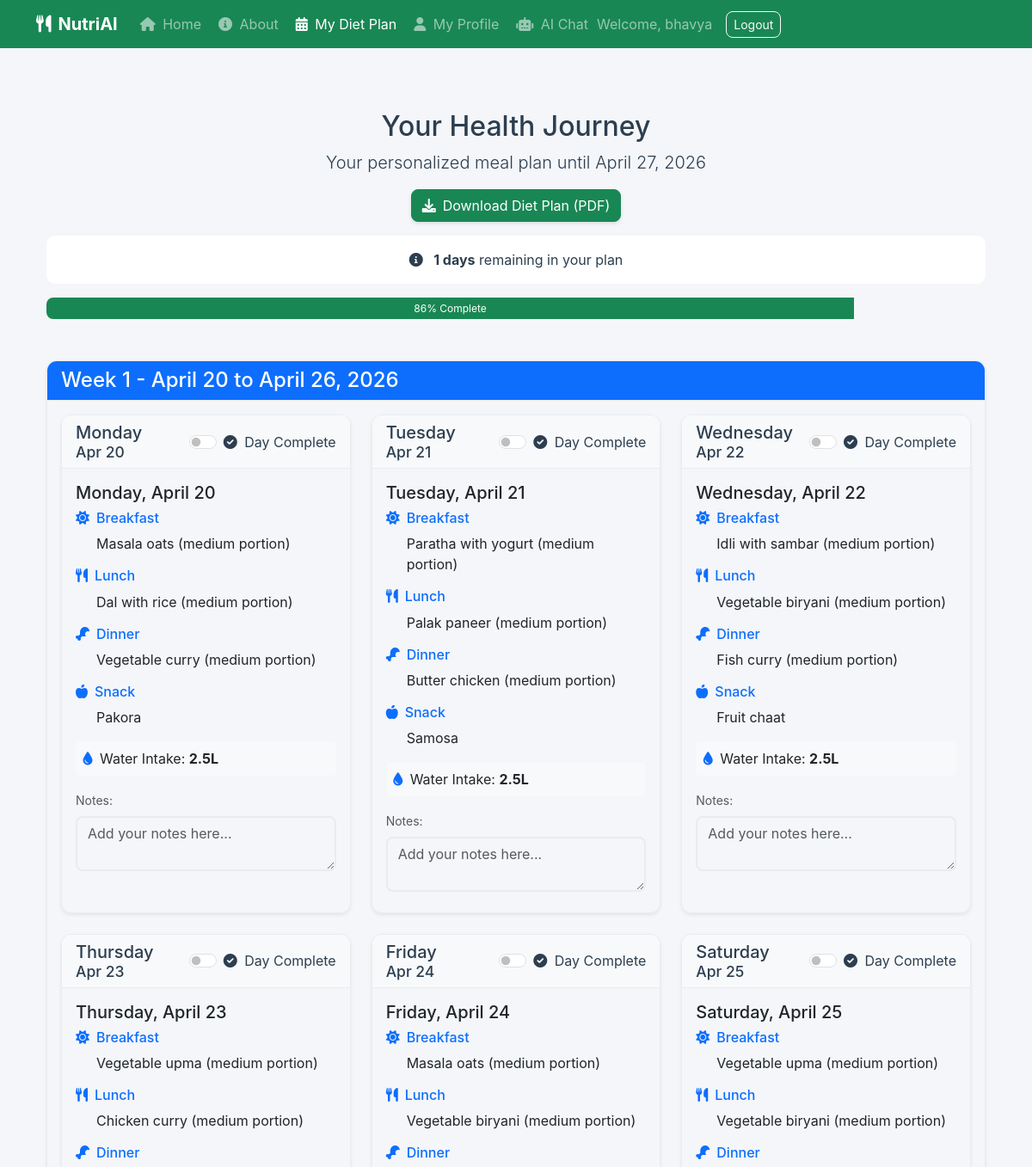
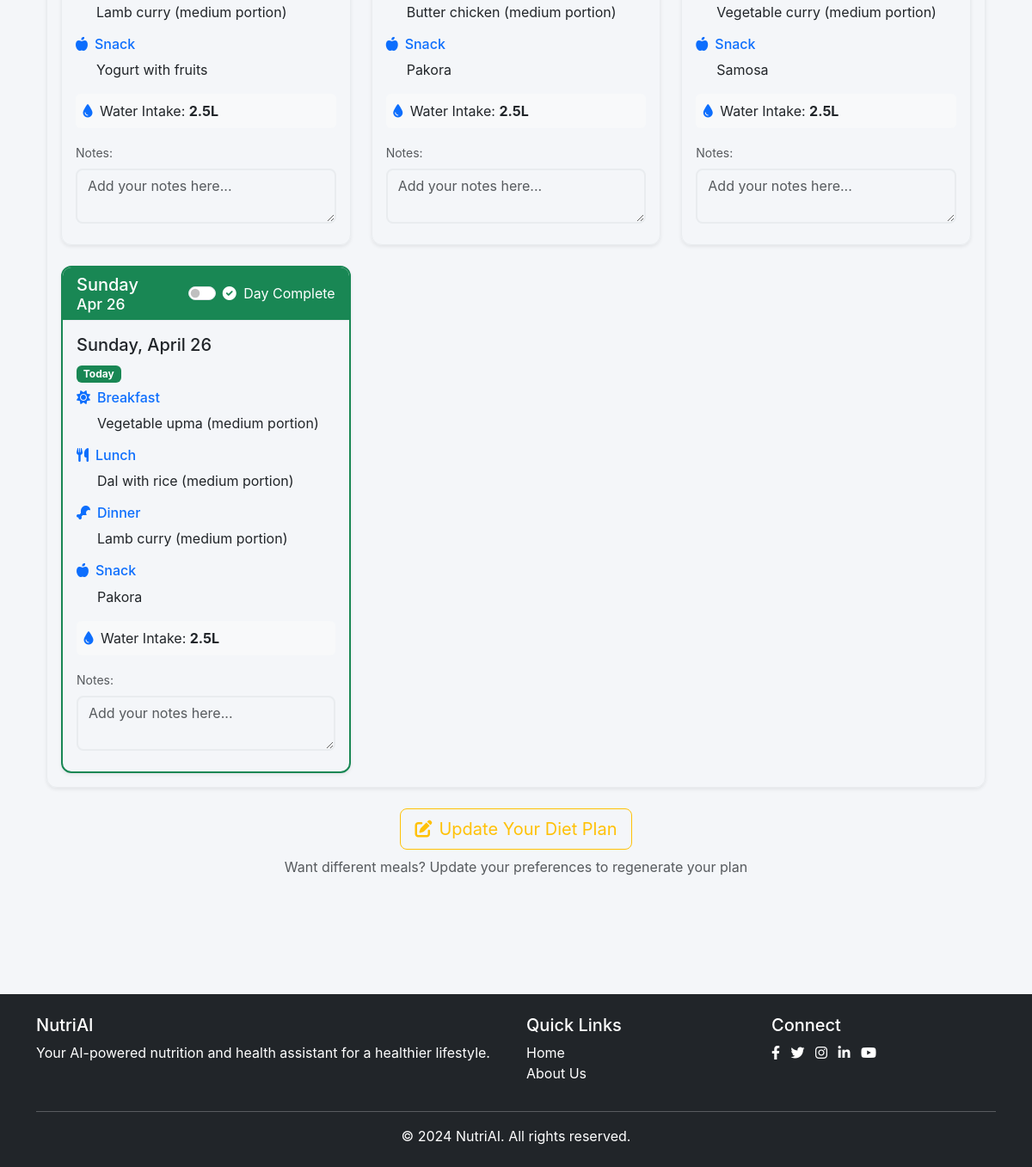
The app's page /health-calendar/5 (signed in) with its own data (2 pictures, top to bottom).
### app.py (models this page shows)
class User(UserMixin, db.Model):
    id = db.Column(db.Integer, primary_key=True)
    username = db.Column(db.String(80), unique=True, nullable=False)
    email = db.Column(db.String(120), unique=True, nullable=False)
    password = db.Column(db.String(200), nullable=False)
    is_admin = db.Column(db.Boolean, default=False)
    dietary_restrictions = db.Column(db.Text, nullable=True)
    health_conditions = db.Column(db.Text, nullable=True)
    profile_image = db.Column(db.String(200), default='images/profile-placeholder.png')
    health_assessments = db.relationship('HealthAssessment', backref='user', lazy=True)
    chats = db.relationship('Chat', backref='user', lazy=True)

class DailyMealPlan(db.Model):
    id = db.Column(db.Integer, primary_key=True)
    assessment_id = db.Column(db.Integer, db.ForeignKey('health_assessment.id'), nullable=False)
    date = db.Column(db.Date, nullable=False)
    meals = db.Column(db.JSON)
    completed = db.Column(db.Boolean, default=False)
    notes = db.Column(db.Text)

### app.py (the view, shortened to what this page needs)
@app.route("/health-calendar/<int:assessment_id>")
@login_required
def health_calendar(assessment_id):
    assessment = HealthAssessment.query.get_or_404(assessment_id)
    if assessment.user_id != current_user.id:
        abort(403)
    target_date = assessment.date + timedelta(weeks=1)
    days_remaining = (target_date.date() - datetime.utcnow().date()).days
    daily_plans = DailyMealPlan.query.filter_by(
        assessment_id=assessment_id
    ).order_by(DailyMealPlan.date).limit(7).all()
    weekly_plans = {}
    for plan in daily_plans:
        week_number = (plan.date - assessment.date.date()).days // 7 + 1
        if week_number not in weekly_plans:
            weekly_plans[week_number] = []
        weekly_plans[week_number].append(plan)
    return render_template(
        'health_calendar.html',
        assessment=assessment,
        weekly_plans=weekly_plans,
        target_date=target_date.date(),
        days_remaining=days_remaining,
        today=datetime.utcnow().date(),
        progress_percent=round((7 - days_remaining) / 7 * 100) if days_remaining <= 7 else 100
    )

### app.py (called while the page is built)
@login_manager.user_loader
def load_user(user_id):
    return User.query.get(int(user_id))

@app.context_processor
def inject_now():
    return {'now': datetime.utcnow()}

### templates/health_calendar.html (shortened to what this page needs)
{% extends "base.html" %}
{% block content %}
<div class="container py-5">
    <div class="row mb-4">
        <div class="col-12 text-center">
            <h2>Your Health Journey</h2>
            <p class="lead">Your personalized meal plan until {{ target_date.strftime('%B %d, %Y') }}</p>
            <div class="mb-3">
                <a href="{{ url_for('download_diet_plan', assessment_id=assessment.id) }}" class="btn btn-success"
                    download>
                    <i class="fas fa-download me-2"></i>Download Diet Plan (PDF)
                </a>
            </div>
            <div class="alert alert-info">
                <i class="fas fa-info-circle me-2"></i>
                <strong>{{ days_remaining }} days</strong> remaining in your plan
            </div>
            <div class="progress mb-4" style="height: 25px;">
                <div class="progress-bar bg-success progress-bar-striped progress-bar-animated" role="progressbar"
                    style="width: {{ progress_percent }}%;" aria-valuenow="{{ progress_percent }}" aria-valuemin="0"
                    aria-valuemax="100">
                    {{ progress_percent }}% Complete
                </div>
            </div>
        </div>
    </div>
    {% for week_num, week_plans in weekly_plans.items() %}
    <div class="card mb-4 shadow-sm">
        <div class="card-header bg-primary text-white">
            <h4 class="mb-0">Week {{ week_num }} - {{ week_plans[0].date.strftime('%B %d') }} to {{
                week_plans[-1].date.strftime('%B %d, %Y') }}</h4>
        </div>
        <div class="card-body">
            <div class="row g-4">
                {% for plan in week_plans %}
                <div class="col-12 col-md-6 col-lg-4">
                    <div class="card h-100 shadow-sm {% if plan.date == today %}border-success border-2{% endif %}">
                        <div
                            class="card-header {% if plan.date == today %}bg-success text-white{% else %}bg-light{% endif %}">
                            <div class="d-flex justify-content-between align-items-center">
                                <h5 class="mb-0">
                                    {{ plan.date.strftime('%A') }}
                                    <small class="d-block">{{ plan.date.strftime('%b %d') }}</small>
                                </h5>
                                <div class="form-check form-switch mb-0">
                                    <input class="form-check-input plan-completed" type="checkbox"
                                        data-plan-id="{{ plan.id }}" id="completed-{{ plan.id }}" >
                                    <label class="form-check-label" for="completed-{{ plan.id }}">
                                        <i class="fas fa-check-circle me-1"></i> Day Complete
                                    </label>
                                </div>
                            </div>
                        </div>
                        <div class="card-body">
                            <h5 class="card-title">{{ plan.date.strftime('%A, %B %d') }}</h5>
                            {% if plan.date == today %}
                            <span class="badge bg-success mb-2">Today</span>
                            {% endif %}
                            <div class="mb-3">
                                <h6 class="text-primary"><i class="fas fa-sun me-2"></i>Breakfast</h6>
                                <p class="ms-4">{{ plan.meals.breakfast }}</p>
                                <h6 class="text-primary mt-3"><i class="fas fa-utensils me-2"></i>Lunch</h6>
                                <p class="ms-4">{{ plan.meals.lunch }}</p>
                                <h6 class="text-primary mt-3"><i class="fas fa-drumstick-bite me-2"></i>Dinner</h6>
                                <p class="ms-4">{{ plan.meals.dinner }}</p>
                                <h6 class="text-primary mt-3"><i class="fas fa-apple-alt me-2"></i>Snack</h6>
                                <p class="ms-4">{{ plan.meals.snack }}</p>
                                <div class="mt-3 p-2 bg-light rounded d-flex align-items-center">
                                    <i class="fas fa-tint text-primary me-2"></i>
                                    <span>Water Intake: <strong>{{ plan.meals.water_intake }}</strong></span>
                                </div>
                            </div>
                            <div class="mb-2">
                                <label for="notes-{{ plan.id }}" class="form-label small text-muted">Notes:</label>
                                <textarea class="form-control notes-textarea" id="notes-{{ plan.id }}"
                                    data-plan-id="{{ plan.id }}" rows="2"
                                    placeholder="Add your notes here...">{{ plan.notes or '' }}</textarea>
                            </div>
                        </div>
                    </div>
                </div>
                {% endfor %}
            </div>
        </div>
    </div>
    {% endfor %}
    <div class="row mt-4">
        <div class="col-12 text-center">
            <a href="{{ url_for('health_assessment') }}" class="btn btn-outline-warning btn-lg">
                <i class="fas fa-edit me-2"></i>Update Your Diet Plan
            </a>
            <p class="text-muted mt-2">Want different meals? Update your preferences to regenerate your plan</p>
        </div>
    </div>
</div>
<div class="position-fixed bottom-0 end-0 p-3" style="z-index: 11;">
</div>
{% endblock %}

### templates/base.html (shortened to what this page needs)
<!DOCTYPE html>
<html lang="en">
<head>
    <link href="https://cdn.jsdelivr.net/npm/bootstrap@5.3.0/dist/css/bootstrap.min.css" rel="stylesheet">
    <link rel="stylesheet" href="https://cdnjs.cloudflare.com/ajax/libs/font-awesome/6.0.0/css/all.min.css">
</head>
<body>
    <nav class="navbar navbar-expand-lg navbar-dark bg-success sticky-top">
        <div class="container">
            <div class="d-flex justify-content-between align-items-center">
                <a class="navbar-brand fw-bold" href="{{ url_for('home') }}">
                    <i class="fas fa-utensils me-2"></i>NutriAI
                </a>
                <div class="collapse navbar-collapse" id="navbarNav">
                    <ul class="navbar-nav">
                        <li class="nav-item">
                            <a class="nav-link {% if request.endpoint == 'home' %}active{% endif %}"
                                href="{{ url_for('home') }}">
                                <i class="fas fa-home me-1"></i> Home
                            </a>
                        </li>
                        <li class="nav-item">
                            <a class="nav-link {% if request.endpoint == 'about' %}active{% endif %}"
                                href="{{ url_for('about') }}">
                                <i class="fas fa-info-circle me-1"></i> About
                            </a>
                        </li>
                        {% if current_user.is_authenticated %}
                        <li class="nav-item">
                            {% set latest_assessment = current_user.health_assessments|sort(attribute='date',
                            reverse=true)|first %}
                            {% set has_active_assessment = latest_assessment and (now - latest_assessment.date).days <=
                                56 %} <a
                                class="nav-link {% if request.endpoint in ['health_assessment', 'health_calendar'] %}active{% endif %}"
                                href="{{ url_for('health_calendar', assessment_id=latest_assessment.id) if has_active_assessment else url_for('health_assessment') }}">
                                <i class="fas fa-calendar-alt me-1"></i>
                                {{ 'My Diet Plan' if has_active_assessment else 'Health Assessment' }}
                                </a>
                        </li>
                        <li class="nav-item">
                            <a class="nav-link {% if request.endpoint == 'profile' %}active{% endif %}"
                                href="{{ url_for('profile') }}">
                                <i class="fas fa-user me-1"></i> My Profile
                            </a>
                        </li>
                        <li class="nav-item">
                            <a class="nav-link {% if request.endpoint == 'ai_chat' %}active{% endif %}"
                                href="{{ url_for('ai_chat') }}">
                                <i class="fas fa-robot me-1"></i> AI Chat
                            </a>
                        </li>
                        {% endif %}
                    </ul>
                </div>
                <div class="d-flex align-items-center">
                    {% if current_user.is_authenticated %}
                    <span class="navbar-text me-3">Welcome, {{ current_user.username }}</span>
                    <a href="{{ url_for('logout') }}" class="btn btn-outline-light btn-sm">Logout</a>
                    {% else %}
                    <a href="{{ url_for('login') }}" class="btn btn-outline-light btn-sm me-2">Login</a>
                    <a href="{{ url_for('register') }}" class="btn btn-light btn-sm">Register</a>
                    {% endif %}
                </div>
            </div>
        </div>
    </nav>
    <main class="py-4">
        <div class="container">
            {% block content %}{% endblock %}
        </div>
    </main>
    <footer class="bg-dark text-white py-4 mt-5">
        <div class="container">
            <div class="row">
                <div class="col-md-6">
                    <h5>NutriAI</h5>
                    <p>Your AI-powered nutrition and health assistant for a healthier lifestyle.</p>
                </div>
                <div class="col-md-3">
                    <h5>Quick Links</h5>
                    <ul class="list-unstyled">
                        <li><a href="/" class="text-white text-decoration-none">Home</a></li>
                        <li><a href="/about" class="text-white text-decoration-none">About Us</a></li>
                    </ul>
                </div>
                <div class="col-md-3">
                    <h5>Connect</h5>
                    <div class="social-links">
                        <a href="https://www.facebook.com" target="_blank" class="text-white me-2 text-decoration-none"
                            title="Follow us on Facebook">
                            <i class="fab fa-facebook-f"></i>
                        </a>
                        <a href="https://www.twitter.com" target="_blank" class="text-white me-2 text-decoration-none"
                            title="Follow us on Twitter">
                            <i class="fab fa-twitter"></i>
                        </a>
                        <a href="https://www.instagram.com" target="_blank" class="text-white me-2 text-decoration-none"
                            title="Follow us on Instagram">
                            <i class="fab fa-instagram"></i>
                        </a>
                        <a href="https://www.linkedin.com" target="_blank" class="text-white me-2 text-decoration-none"
                            title="Connect on LinkedIn">
                            <i class="fab fa-linkedin-in"></i>
                        </a>
                        <a href="https://www.youtube.com" target="_blank" class="text-white text-decoration-none"
                            title="Subscribe on YouTube">
                            <i class="fab fa-youtube"></i>
                        </a>
                    </div>
                </div>
            </div>
            <hr class="mt-3">
            <div class="text-center">
                <p class="mb-0">&copy; 2024 NutriAI. All rights reserved.</p>
            </div>
        </div>
    </footer>
</body>
</html>

### templates/base.html (style rules this page uses)
:root { --bg-primary: #f4f6f9; --bg-secondary: #ffffff; --text-primary: #2c3e50; --text-secondary: #495057; --text-muted: #6c757d; --border-color: #e9ecef; --card-shadow: rgba(0, 0, 0, 0.08); --accent-color: #28a745; }
body { background-color: var(--bg-primary); color: var(--text-primary); transition: background-color 0.3s ease, color 0.3s ease; font-family: -apple-system, BlinkMacSystemFont, 'Segoe UI', Roboto, 'Helvetica Neue', Arial, sans-serif; }
.card { background-color: var(--card-bg); border: 1px solid var(--border-color); border-radius: 12px; box-shadow: var(--shadow-md); transition: all 0.3s cubic-bezier(0.4, 0, 0.2, 1); overflow: hidden; }
.card-header { background-color: var(--bg-secondary); border-bottom: 1px solid var(--border-color); color: var(--text-primary); }
.form-control, .form-select { background-color: var(--bg-primary); color: var(--text-primary); border-color: var(--border-color); }
.btn-primary, .btn-success { transition: all 0.3s cubic-bezier(0.4, 0, 0.2, 1); position: relative; overflow: hidden; box-shadow: 0 2px 4px rgba(0, 0, 0, 0.1); }
.navbar { transition: all 0.3s ease; }
.alert { background-color: var(--bg-secondary); border-color: var(--border-color); color: var(--text-primary); }
.progress { background-color: var(--bg-tertiary); border-radius: 8px; height: 8px; overflow: hidden; }
.progress-bar { background: linear-gradient(90deg, var(--accent-color) 0%, var(--success-color) 100%); transition: width 0.6s cubic-bezier(0.4, 0, 0.2, 1); }
* { transition: all 0.3s ease; }
.btn { transition: all 0.3s ease; border-radius: 8px; }
.navbar-brand { transition: all 0.3s ease; }
.nav-link { transition: all 0.3s ease; border-radius: 6px; margin: 0 2px; }
.form-control, .form-select { border-radius: 8px; border: 2px solid var(--border-color); transition: all 0.3s ease; }
.alert { border-radius: 10px; border: none; animation: slideIn 0.3s ease-out; }

### records on screen
User: username "bhavya"
DailyMealPlan: date "April 20", date "Monday", date "Apr 20", date "Monday, April 20", meals.breakfast "Masala oats (medium portion)", meals.lunch "Dal with rice (medium portion)", meals.dinner "Vegetable curry (medium portion)", meals.snack "Pakora", meals.water_intake "2.5L", id "Add your notes here..."
DailyMealPlan: date "April 26, 2026", date "Sunday", date "Apr 26", date "Sunday, April 26", shows "Today", meals.breakfast "Vegetable upma (medium portion)", meals.lunch "Dal with rice (medium portion)", meals.dinner "Lamb curry (medium portion)", meals.snack "Pakora", meals.water_intake "2.5L", id "Add your notes here..."
DailyMealPlan: date "Tuesday", date "Apr 21", date "Tuesday, April 21", meals.breakfast "Paratha with yogurt (medium portion)", meals.lunch "Palak paneer (medium portion)", meals.dinner "Butter chicken (medium portion)", meals.snack "Samosa", meals.water_intake "2.5L", id "Add your notes here..."
DailyMealPlan: date "Wednesday", date "Apr 22", date "Wednesday, April 22", meals.breakfast "Idli with sambar (medium portion)", meals.lunch "Vegetable biryani (medium portion)", meals.dinner "Fish curry (medium portion)", meals.snack "Fruit chaat", meals.water_intake "2.5L", id "Add your notes here..."
DailyMealPlan: date "Thursday", date "Apr 23", date "Thursday, April 23", meals.breakfast "Vegetable upma (medium portion)", meals.lunch "Chicken curry (medium portion)", meals.dinner "Lamb curry (medium portion)", meals.snack "Yogurt with fruits", meals.water_intake "2.5L", id "Add your notes here..."
DailyMealPlan: date "Friday", date "Apr 24", date "Friday, April 24", meals.breakfast "Masala oats (medium portion)", meals.lunch "Vegetable biryani (medium portion)", meals.dinner "Butter chicken (medium portion)", meals.snack "Pakora", meals.water_intake "2.5L", id "Add your notes here..."
DailyMealPlan: date "Saturday", date "Apr 25", date "Saturday, April 25", meals.breakfast "Vegetable upma (medium portion)", meals.lunch "Vegetable biryani (medium portion)", meals.dinner "Vegetable curry (medium portion)", meals.snack "Samosa", meals.water_intake "2.5L", id "Add your notes here..."

### other values on screen
{{ 'My Diet Plan' if has_active_assessment else 'Health Assessment' }} "My Diet Plan"
{{ target_date.strftime('%B %d, %Y') }} "April 27, 2026"
{{ week_num }} "1"
